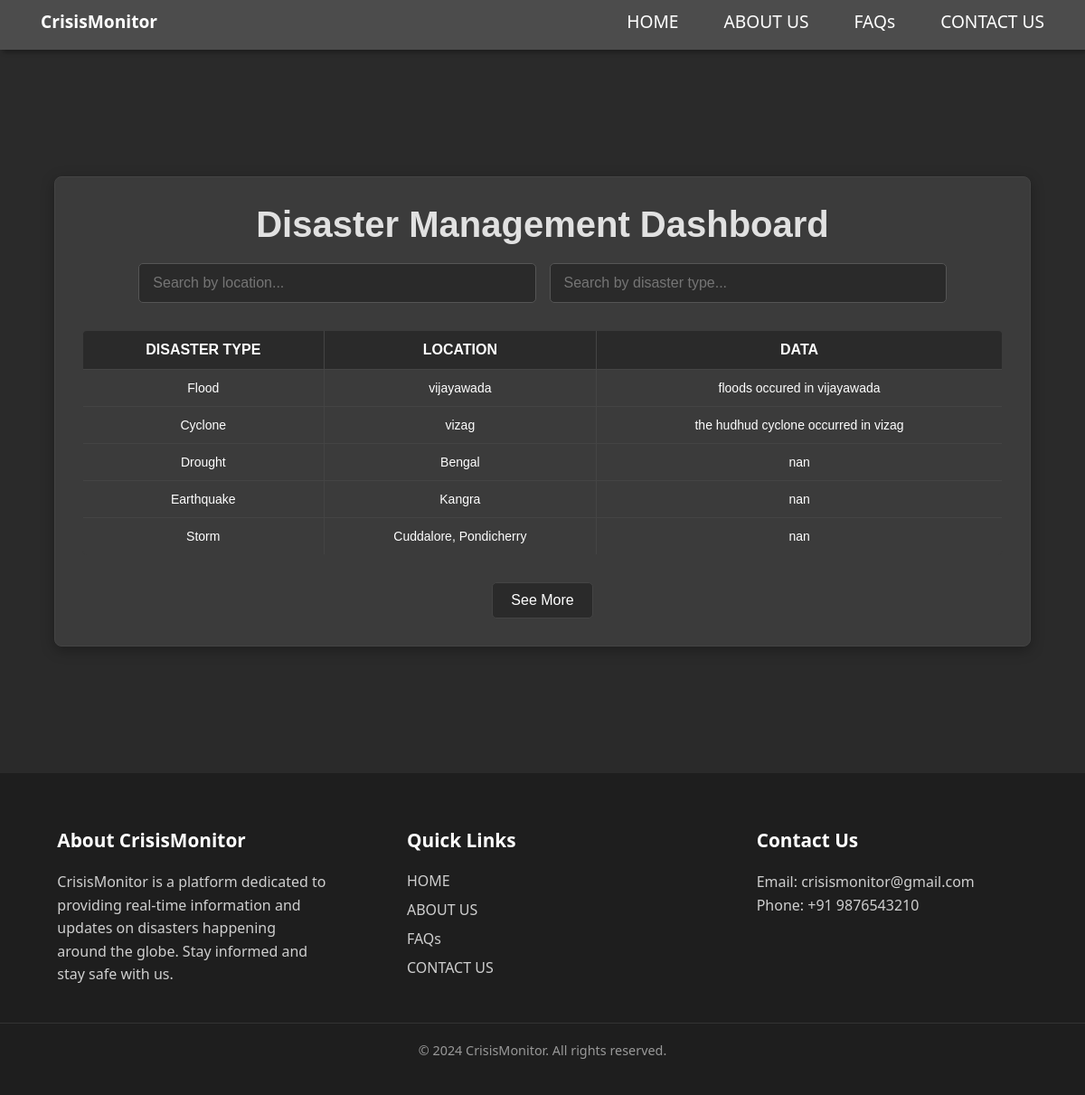
/crimoapp/dashboard/, run on an earlier commit of the app's database.
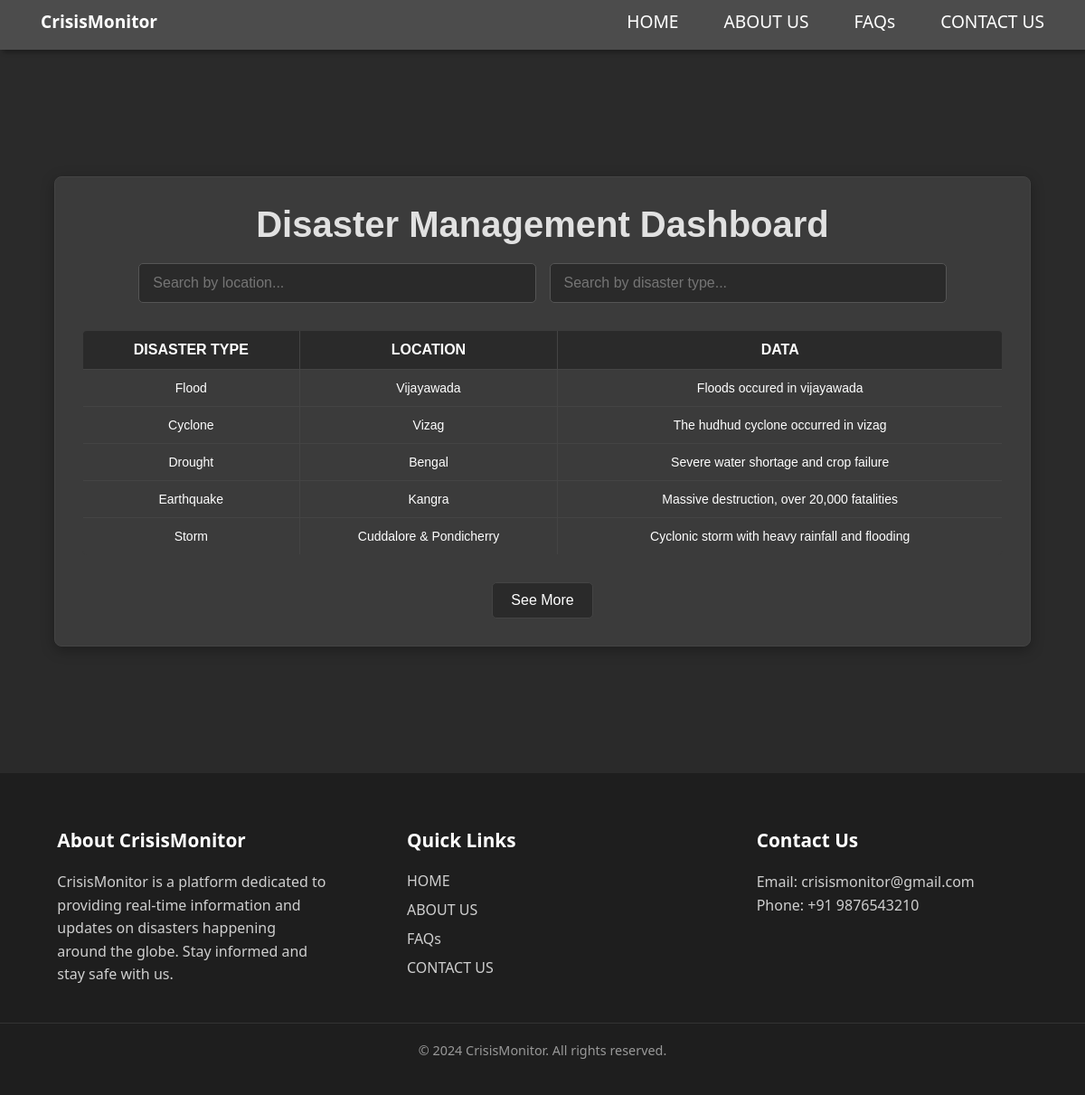
And on a later commit of the database.
### crimoapp/models.py (models this page shows, shortened)
class Disaster(models.Model):
    DISASTER_TYPES = [
        ('Flood', 'Flood'),
        ('Earthquake', 'Earthquake'),
        ('Cyclone', 'Cyclone'),
        ('Landslide', 'Landslide'),
        ('Tsunami', 'Tsunami'),
        ('Storm','Storm'),
        ('Drought','Drought'),
        ('Epidemic','Epidemic')
    ]
    disaster_type = models.CharField(max_length=50, choices=DISASTER_TYPES)
    location = models.CharField(max_length=100)
    data = models.TextField()

### crimoapp/views.py (the view)
# urls.py: path('dashboard/', views.dashboard, name='dashboard'),
def dashboard(request):
    disasters = Disaster.objects.all()
    return render(request, 'dashboard.html', {'disasters': disasters})

### crimoapp/templates/dashboard.html (shortened to what this page needs)
<!DOCTYPE html>
<html lang="en">
<head>
</head>
<body>
    <nav>
        <ul class="navbar">
            <li class="logo"><a href="{% url 'home' %}">CrisisMonitor</a></li>
            <li class="hideOnMobile"><a href="{% url 'home' %}">HOME</a></li>
            <li class="hideOnMobile"><a href="#about">ABOUT US</a></li>
            <li class="hideOnMobile"><a href="#faq">FAQs</a></li>
            <li class="hideOnMobile"><a href="#footer">CONTACT US</a></li>
        </ul>
    </nav>
    <section id="dashboard">
        <div class="dashboard-card">
            <main class="content">
                <h1>Disaster Management Dashboard</h1>
                <div class="search-container">
                    <input type="text" id="searchLocation" class="search-input" placeholder="Search by location..."
                        onkeyup="filterTable()">
                    <input type="text" id="searchDisasterType" class="search-input"
                        placeholder="Search by disaster type..." onkeyup="filterTable()">
                </div>
                <table class="data-table" id="disasterTable">
                    <thead>
                        <tr>
                            <th>Disaster Type</th>
                            <th>Location</th>
                            <th>Data</th>
                        </tr>
                    </thead>
                    <tbody>
                        {% for disaster in disasters %}
                        <tr class="table-row">
                            <td>{{ disaster.disaster_type }}</td>
                            <td>{{ disaster.location }}</td>
                            <td>{{ disaster.data }}</td>
                        </tr>
                        {% endfor %}
                    </tbody>
                </table>
                <div class="button-container">
                    <button id="seeMoreButton" onclick="toggleRows('show')">See More</button>
                </div>
            </main>
        </div>
    </section>
    <footer id="footer">
        <div class="footer-container">
            <div class="footer-about">
                <h3>About CrisisMonitor</h3>
                <p>CrisisMonitor is a platform dedicated to providing real-time information and updates on disasters
                    happening around the globe. Stay informed and stay safe with us.</p>
            </div>
            <div class="footer-links">
                <h3>Quick Links</h3>
                <ul>
                    <li><a href="{% url 'home' %}">HOME</a></li>
                    <li><a href="#about">ABOUT US</a></li>
                    <li><a href="#faq">FAQs</a></li>
                    <li><a href="#footer">CONTACT US</a></li>
                </ul>
            </div>
            <div class="footer-contact">
                <h3>Contact Us</h3>
                <p>Email: crisismonitor@gmail.com</p>
                <p>Phone: +91 9876543210</p>
            </div>
        </div>
        <div class="footer-bottom">
            <p>&copy; 2024 CrisisMonitor. All rights reserved.</p>
        </div>
    </footer>
</body>
</html>

### crimoapp/templates/dashboard.html (style rules this page uses)
* { margin: 0; padding: 0; }
body { min-height: 100vh; background-size: cover; background-repeat: no-repeat; background-position: center; font-family: 'Segoe UI', Tahoma, Geneva, Verdana, sans-serif; }
nav { background-color: rgba(0, 0, 0, 0.7); backdrop-filter: blur(10px); box-shadow: 3px 3px 5px rgba(0, 0, 0, 0.3); position: sticky; top: 0; z-index: 100; padding: 10px 20px; }
nav .navbar { width: 100%; list-style: none; display: flex; justify-content: space-between; align-items: center; padding: 0; }
nav li { height: 35px; margin: 0 10px; }
nav a { color: #fff; font-size: 1.2rem; text-decoration: none; display: flex; align-items: center; padding: 0 15px; border-radius: 5px; transition: all 0.3s ease; position: relative; }
nav a::after { content: ''; position: absolute; bottom: 0; left: 0; width: 0; height: 2px; background-color: #fff; transition: width 0.3s ease; }
nav .logo { font-size: 1.5rem; font-weight: bold; color: #fff; }
nav li:first-child { margin-right: auto; }
#dashboard { width: 100%; padding: 50px 0; background: #2a2a2a; display: flex; justify-content: center; align-items: center; box-sizing: border-box; min-height: 100vh; }
.dashboard-card { width: 90%; max-width: 1200px; background: #3b3b3b; border-radius: 8px; padding: 30px; box-shadow: 0 4px 15px rgba(0, 0, 0, 0.3); border: 1px solid #444; display: flex; justify-content: center; align-items: center; box-sizing: border-box; }
.content { width: 100%; text-align: center; }
h1 { font-family: 'Arial', sans-serif; font-size: 2.5rem; margin-bottom: 20px; color: #e1e1e1; }
.search-container { margin-bottom: 30px; display: flex; flex-wrap: wrap; justify-content: center; gap: 15px; }
.search-input { width: 40%; min-width: 280px; padding: 12px 15px; border-radius: 5px; border: 1px solid #555; font-size: 16px; background: #2a2a2a; color: #fff; outline: none; transition: border-color 0.3s ease, background-color 0.3s ease; }
.data-table { width: 100%; margin: 20px auto; border-collapse: collapse; background: #3b3b3b; border-radius: 5px; overflow: hidden; border: 1px solid #444; }
.data-table th, .data-table td { padding: 12px; border: 1px solid #444; text-align: center; font-size: 14px; color: #fff; font-family: 'Arial', sans-serif; }
.data-table th { background: #2a2a2a; color: #fff; text-transform: uppercase; font-size: 16px; }
.table-row { background: #3b3b3b; transition: background 0.3s ease; }
.button-container { margin-top: 30px; }
#seeMoreButton { padding: 10px 20px; background: #2a2a2a; color: #fff; border: 1px solid #444; border-radius: 5px; font-size: 16px; cursor: pointer; transition: background 0.3s ease, border-color 0.3s ease; }
#footer { background-color: #1e1e1e; color: #cfcfcf; padding: 40px 0; }
.footer-container { display: flex; justify-content: space-around; align-items: flex-start; flex-wrap: wrap; padding: 0 20px; }
.footer-container>div { flex: 1; margin: 20px; }
.footer-about, .footer-links, .footer-contact { max-width: 300px; }
.footer-about h3, .footer-links h3, .footer-contact h3 { font-size: 1.3em; margin-bottom: 20px; color: #ffffff; }
.footer-about p, .footer-contact p { line-height: 1.6; color: #cfcfcf; }
.footer-links ul { list-style: none; padding: 0; }
.footer-links ul li { margin-bottom: 10px; }
.footer-links ul li a { text-decoration: none; color: #cfcfcf; transition: color 0.3s ease, text-shadow 0.3s ease; }
.footer-bottom { text-align: center; padding-top: 20px; border-top: 1px solid #333; margin-top: 20px; }
.footer-bottom p { margin: 0; font-size: 0.9em; color: #999; }

What changed in the data, as far as the page shows it:
changed Disaster "Flood": location "vijayawada" → "Vijayawada"; data "floods occured in vijayawada" → "Floods occured in vijayawada"
changed Disaster "Cyclone": location "vizag" → "Vizag"; data "the hudhud cyclone occurred in vizag" → "The hudhud cyclone occurred in vizag"
changed Disaster "Drought": data "nan" → "Severe water shortage and crop failure"
changed Disaster "Earthquake": data "nan" → "Massive destruction, over 20,000 fatalities"
changed Disaster "Storm": location "Cuddalore, Pondicherry" → "Cuddalore & Pondicherry"; data "nan" → "Cyclonic storm with heavy rainfall and flooding"
